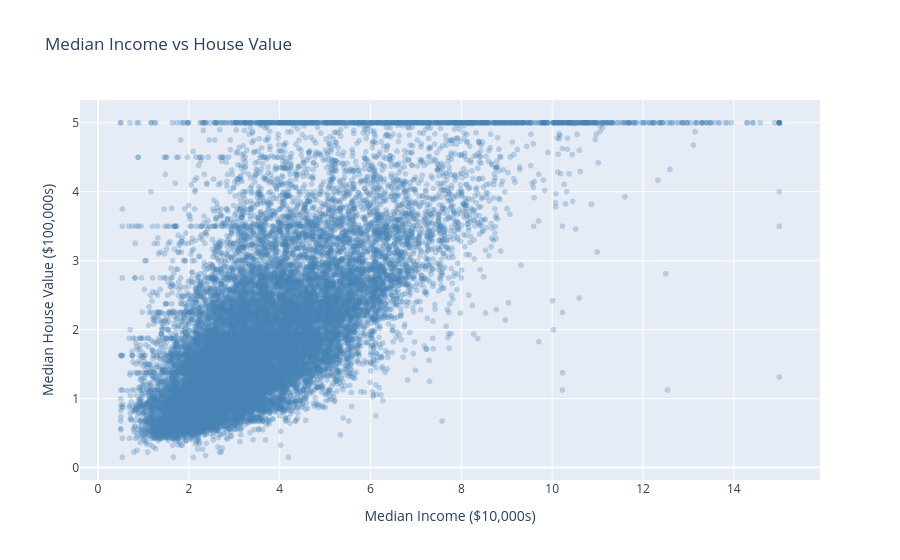

The code cell stored with this chart in its notebook:
### Code cell
# Scatter plot: Income vs House Price
# This is the most important relationship in the dataset
fig = px.scatter(
    df,
    x='MedInc',
    y='MedHouseVal',
    opacity=0.3,
    title='Median Income vs House Value',
    labels={
        'MedInc': 'Median Income ($10,000s)',
        'MedHouseVal': 'Median House Value ($100,000s)'
    },
    color_discrete_sequence=['steelblue']
)
fig.show()

### Figure 1 — Plotly figure (JSON) as saved in the notebook; plotly's stock layout.template omitted (floating-point values rounded to 4 significant figures; data arrays with more than 128 entries replaced by an {"elided": "..."} marker saying what was removed)
{"data": [{"hovertemplate": "Median Income ($10,000s)=%{x}<br>Median House Value ($100,000s)=%{y}<extra></extra>", "legendgroup": "", "marker": {"color": "steelblue", "opacity": 0.3, "symbol": "circle"}, "mode": "markers", "name": "", "showlegend": false, "type": "scattergl", "x": {"elided": "20640 float values"}, "xaxis": "x", "y": {"elided": "20640 float values"}, "yaxis": "y"}], "layout": {"legend": {"tracegroupgap": 0}, "title": {"text": "Median Income vs House Value"}, "xaxis": {"anchor": "y", "domain": [0, 1], "title": {"text": "Median Income ($10,000s)"}}, "yaxis": {"anchor": "x", "domain": [0, 1], "title": {"text": "Median House Value ($100,000s)"}}}}
